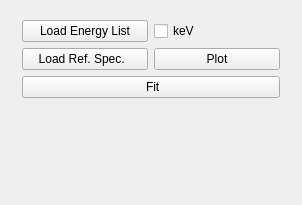
         <widget class="QWidget" name="page_7">
          <property name="geometry">
           <rect>
            <x>0</x>
            <y>0</y>
            <width>302</width>
            <height>205</height>
           </rect>
          </property>
          <attribute name="label">
           <string>XANES Fitting</string>
          </attribute>
          <layout class="QGridLayout" name="gridLayout_10">
           <item row="0" column="0">
            <widget class="QWidget" name="widget_3" native="true">
             <layout class="QGridLayout" name="gridLayout_2">
              <property name="leftMargin">
               <number>11</number>
              </property>
              <property name="rightMargin">
               <number>11</number>
              </property>
              <item row="0" column="0">
               <layout class="QHBoxLayout" name="horizontalLayout_9">
                <item>
                 <widget class="QPushButton" name="pb_elist_xanes">
                  <property name="sizePolicy">
                   <sizepolicy hsizetype="Preferred" vsizetype="Preferred">
                    <horstretch>0</horstretch>
                    <verstretch>0</verstretch>
                   </sizepolicy>
                  </property>
                  <property name="styleSheet">
                   <string notr="true"/>
                  </property>
                  <property name="text">
                   <string>  Load Energy List  </string>
                  </property>
                 </widget>
                </item>
                <item>
                 <widget class="QCheckBox" name="cb_kev_flag">
                  <property name="text">
                   <string>keV</string>
                  </property>
                 </widget>
                </item>
               </layout>
              </item>
              <item row="1" column="0">
               <layout class="QHBoxLayout" name="horizontalLayout_10">
                <item>
                 <widget class="QPushButton" name="pb_ref_xanes">
                  <property name="sizePolicy">
                   <sizepolicy hsizetype="Preferred" vsizetype="Preferred">
                    <horstretch>0</horstretch>
                    <verstretch>0</verstretch>
                   </sizepolicy>
                  </property>
                  <property name="styleSheet">
                   <string notr="true"/>
                  </property>
                  <property name="text">
                   <string>  Load Ref. Spec.    </string>
                  </property>
                 </widget>
                </item>
                <item>
                 <widget class="QPushButton" name="pb_plot_refs">
                  <property name="styleSheet">
                   <string notr="true"/>
                  </property>
                  <property name="text">
                   <string>Plot</string>
                  </property>
                 </widget>
                </item>
               </layout>
              </item>
              <item row="2" column="0">
               <widget class="QPushButton" name="pb_xanes_fit">
                <property name="enabled">
                 <bool>true</bool>
                </property>
                <property name="sizePolicy">
                 <sizepolicy hsizetype="Preferred" vsizetype="Minimum">
                  <horstretch>0</horstretch>
                  <verstretch>0</verstretch>
                 </sizepolicy>
                </property>
                <property name="styleSheet">
                 <string notr="true"/>
                </property>
                <property name="text">
                 <string> Fit</string>
                </property>
               </widget>
              </item>
             </layout>
            </widget>
           </item>
           <item row="1" column="0">
            <spacer name="verticalSpacer">
             <property name="orientation">
              <enum>Qt::Vertical</enum>
             </property>
             <property name="sizeHint" stdset="0">
              <size>
               <width>20</width>
               <height>40</height>
              </size>
             </property>
            </spacer>
           </item>
          </layout>
         </widget>
